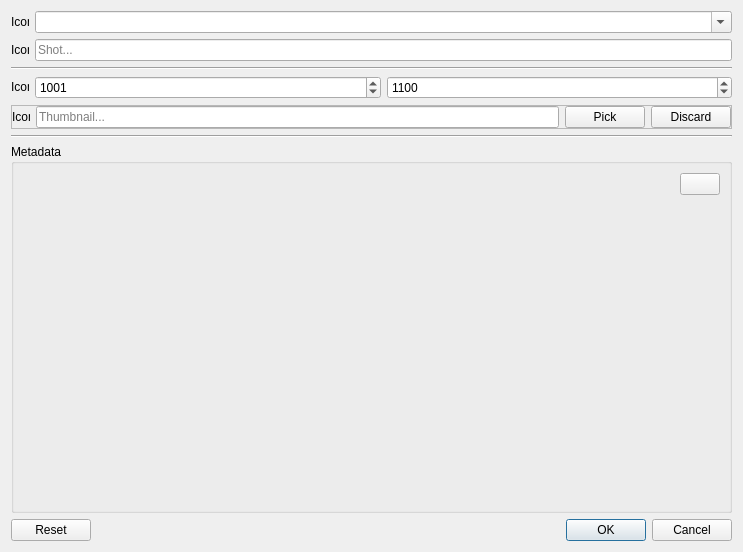
<?xml version="1.0" encoding="UTF-8"?>
<ui version="4.0">
 <class>Form</class>
 <widget class="QWidget" name="Form">
  <property name="geometry">
   <rect>
    <x>0</x>
    <y>0</y>
    <width>743</width>
    <height>552</height>
   </rect>
  </property>
  <property name="windowTitle">
   <string>Form</string>
  </property>
  <layout class="QGridLayout" name="gridLayout">
   <item row="2" column="0" colspan="3">
    <widget class="Line" name="line">
     <property name="orientation">
      <enum>Qt::Horizontal</enum>
     </property>
    </widget>
   </item>
   <item row="0" column="1" colspan="2">
    <widget class="QComboBox" name="combo_box_sequence">
     <property name="editable">
      <bool>true</bool>
     </property>
    </widget>
   </item>
   <item row="0" column="0">
    <widget class="QLabel" name="label_icon_sequence">
     <property name="maximumSize">
      <size>
       <width>18</width>
       <height>18</height>
      </size>
     </property>
     <property name="text">
      <string>Icon</string>
     </property>
    </widget>
   </item>
   <item row="1" column="1" colspan="2">
    <widget class="QLineEdit" name="line_edit_shot">
     <property name="placeholderText">
      <string>Shot...</string>
     </property>
    </widget>
   </item>
   <item row="1" column="0">
    <widget class="QLabel" name="label_icon_shot">
     <property name="maximumSize">
      <size>
       <width>18</width>
       <height>18</height>
      </size>
     </property>
     <property name="text">
      <string>Icon</string>
     </property>
    </widget>
   </item>
   <item row="7" column="0" colspan="3">
    <widget class="QDialogButtonBox" name="button_box">
     <property name="standardButtons">
      <set>QDialogButtonBox::Cancel|QDialogButtonBox::Ok|QDialogButtonBox::Reset</set>
     </property>
    </widget>
   </item>
   <item row="3" column="0">
    <widget class="QLabel" name="label_icon_frame_range">
     <property name="maximumSize">
      <size>
       <width>18</width>
       <height>18</height>
      </size>
     </property>
     <property name="text">
      <string>Icon</string>
     </property>
    </widget>
   </item>
   <item row="6" column="0" colspan="3">
    <widget class="QGroupBox" name="group_box_metadata">
     <property name="title">
      <string>Metadata</string>
     </property>
     <layout class="QGridLayout" name="gridLayout_2">
      <item row="0" column="1">
       <widget class="QPushButton" name="button_add_metadata">
        <property name="text">
         <string/>
        </property>
       </widget>
      </item>
      <item row="0" column="0">
       <spacer name="horizontalSpacer">
        <property name="orientation">
         <enum>Qt::Horizontal</enum>
        </property>
        <property name="sizeType">
         <enum>QSizePolicy::Expanding</enum>
        </property>
        <property name="sizeHint" stdset="0">
         <size>
          <width>524</width>
          <height>20</height>
         </size>
        </property>
       </spacer>
      </item>
      <item row="1" column="0" colspan="2">
       <widget class="QFrame" name="frame_metadata">
        <property name="frameShape">
         <enum>QFrame::NoFrame</enum>
        </property>
        <property name="frameShadow">
         <enum>QFrame::Plain</enum>
        </property>
        <property name="lineWidth">
         <number>0</number>
        </property>
       </widget>
      </item>
     </layout>
    </widget>
   </item>
   <item row="4" column="0" colspan="3">
    <widget class="QFrame" name="frame">
     <property name="enabled">
      <bool>true</bool>
     </property>
     <property name="sizePolicy">
      <sizepolicy hsizetype="Preferred" vsizetype="Fixed">
       <horstretch>0</horstretch>
       <verstretch>0</verstretch>
      </sizepolicy>
     </property>
     <property name="frameShape">
      <enum>QFrame::StyledPanel</enum>
     </property>
     <property name="frameShadow">
      <enum>QFrame::Raised</enum>
     </property>
     <layout class="QHBoxLayout" name="horizontalLayout">
      <property name="leftMargin">
       <number>0</number>
      </property>
      <property name="topMargin">
       <number>0</number>
      </property>
      <property name="rightMargin">
       <number>0</number>
      </property>
      <property name="bottomMargin">
       <number>0</number>
      </property>
      <item>
       <widget class="QLabel" name="label_icon_thumbnail">
        <property name="maximumSize">
         <size>
          <width>18</width>
          <height>18</height>
         </size>
        </property>
        <property name="text">
         <string>Icon</string>
        </property>
       </widget>
      </item>
      <item>
       <widget class="QLineEdit" name="line_edit_thumbnail">
        <property name="placeholderText">
         <string>Thumbnail...</string>
        </property>
       </widget>
      </item>
      <item>
       <widget class="QPushButton" name="button_pick_thumbnail">
        <property name="text">
         <string>Pick</string>
        </property>
       </widget>
      </item>
      <item>
       <widget class="QPushButton" name="button_discard_thumbnail">
        <property name="text">
         <string>Discard</string>
        </property>
       </widget>
      </item>
     </layout>
    </widget>
   </item>
   <item row="3" column="1">
    <widget class="QSpinBox" name="spin_box_cut_in">
     <property name="maximum">
      <number>999999999</number>
     </property>
     <property name="value">
      <number>1001</number>
     </property>
    </widget>
   </item>
   <item row="3" column="2">
    <widget class="QSpinBox" name="spin_box_cut_out">
     <property name="maximum">
      <number>999999999</number>
     </property>
     <property name="value">
      <number>1100</number>
     </property>
    </widget>
   </item>
   <item row="5" column="0" colspan="3">
    <widget class="Line" name="line_2">
     <property name="orientation">
      <enum>Qt::Horizontal</enum>
     </property>
    </widget>
   </item>
  </layout>
 </widget>
 <resources/>
 <connections/>
</ui>
